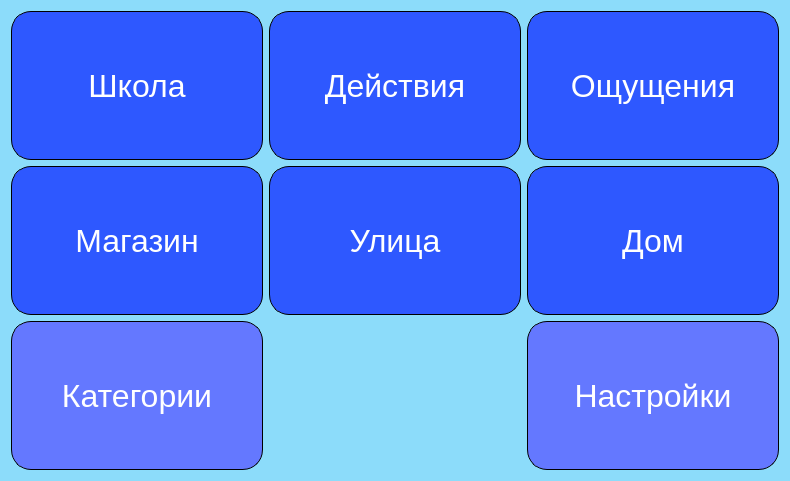
<?xml version="1.0" encoding="UTF-8"?>
<ui version="4.0">
 <class>Form</class>
 <widget class="QWidget" name="Form">
  <property name="geometry">
   <rect>
    <x>0</x>
    <y>0</y>
    <width>790</width>
    <height>481</height>
   </rect>
  </property>
  <property name="windowTitle">
   <string>Form</string>
  </property>
  <property name="styleSheet">
   <string notr="true">#Form{
	background-color: rgb(140, 220, 250);
}

#backToCatBtn, #settingsBtn{
	background-color: rgb(100, 120, 255);
}

#backToCatBtn:hover, #settingsBtn:hover {
	background-color: rgb(40, 30, 255);
}

QPushButton{
	background-color: rgb(46, 88, 255);
	font-size: 32px;
	color: white;
	border-radius: 20px;
	border: 1px solid black;
	width: 100%;
	height: 100%;
}

QPushButton:hover{
	background-color: rgb(0, 0, 255);
}
</string>
  </property>
  <layout class="QGridLayout" name="gridLayout_2">
   <item row="0" column="1">
    <layout class="QGridLayout" name="gridLayout">
     <item row="1" column="0">
      <widget class="QPushButton" name="btn4">
       <property name="sizePolicy">
        <sizepolicy hsizetype="MinimumExpanding" vsizetype="Preferred">
         <horstretch>0</horstretch>
         <verstretch>0</verstretch>
        </sizepolicy>
       </property>
       <property name="text">
        <string>Магазин</string>
       </property>
      </widget>
     </item>
     <item row="0" column="1">
      <widget class="QPushButton" name="btn2">
       <property name="sizePolicy">
        <sizepolicy hsizetype="MinimumExpanding" vsizetype="MinimumExpanding">
         <horstretch>0</horstretch>
         <verstretch>0</verstretch>
        </sizepolicy>
       </property>
       <property name="text">
        <string>Действия</string>
       </property>
      </widget>
     </item>
     <item row="1" column="2">
      <widget class="QPushButton" name="btn6">
       <property name="sizePolicy">
        <sizepolicy hsizetype="MinimumExpanding" vsizetype="Expanding">
         <horstretch>0</horstretch>
         <verstretch>0</verstretch>
        </sizepolicy>
       </property>
       <property name="text">
        <string>Дом</string>
       </property>
      </widget>
     </item>
     <item row="0" column="2">
      <widget class="QPushButton" name="btn3">
       <property name="sizePolicy">
        <sizepolicy hsizetype="MinimumExpanding" vsizetype="MinimumExpanding">
         <horstretch>0</horstretch>
         <verstretch>0</verstretch>
        </sizepolicy>
       </property>
       <property name="text">
        <string>Ощущения</string>
       </property>
      </widget>
     </item>
     <item row="0" column="0">
      <widget class="QPushButton" name="btn1">
       <property name="sizePolicy">
        <sizepolicy hsizetype="MinimumExpanding" vsizetype="Preferred">
         <horstretch>0</horstretch>
         <verstretch>0</verstretch>
        </sizepolicy>
       </property>
       <property name="text">
        <string>Школа</string>
       </property>
      </widget>
     </item>
     <item row="1" column="1">
      <widget class="QPushButton" name="btn5">
       <property name="sizePolicy">
        <sizepolicy hsizetype="MinimumExpanding" vsizetype="Expanding">
         <horstretch>0</horstretch>
         <verstretch>0</verstretch>
        </sizepolicy>
       </property>
       <property name="text">
        <string>Улица</string>
       </property>
      </widget>
     </item>
     <item row="2" column="0">
      <widget class="QPushButton" name="backToCatBtn">
       <property name="sizePolicy">
        <sizepolicy hsizetype="MinimumExpanding" vsizetype="Preferred">
         <horstretch>0</horstretch>
         <verstretch>0</verstretch>
        </sizepolicy>
       </property>
       <property name="text">
        <string>Категории</string>
       </property>
      </widget>
     </item>
     <item row="2" column="2">
      <widget class="QPushButton" name="settingsBtn">
       <property name="sizePolicy">
        <sizepolicy hsizetype="MinimumExpanding" vsizetype="Expanding">
         <horstretch>0</horstretch>
         <verstretch>0</verstretch>
        </sizepolicy>
       </property>
       <property name="text">
        <string>Настройки</string>
       </property>
      </widget>
     </item>
    </layout>
   </item>
  </layout>
 </widget>
 <resources/>
 <connections/>
</ui>
